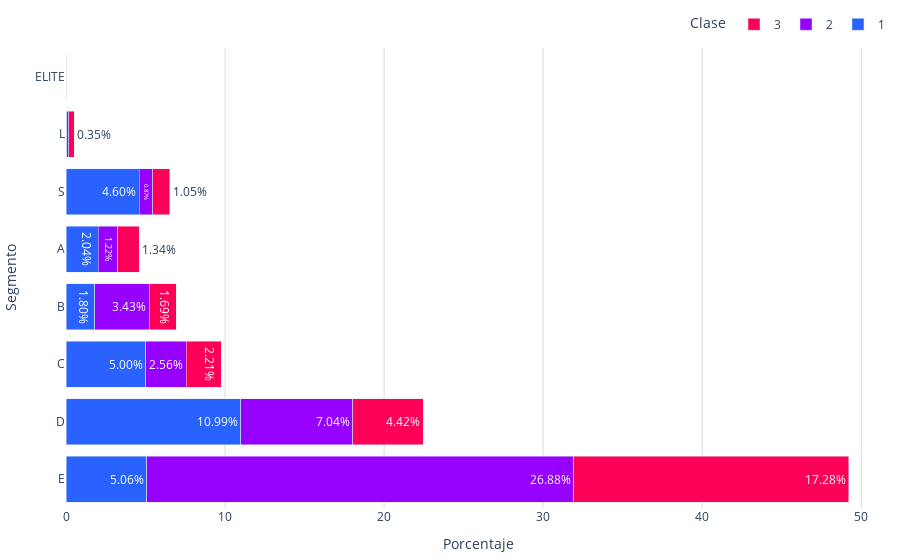

Notebook code cell kept with this figure:
### Markdown cell above
## Gráfica

### Code cell
segmentos = list(porcentajes_clase_ordenado.index)
segmentos_sorted = ['E','D','C','B','A','S','L','ELITE']  # Orden deseado 'L'
clases = porcentajes_clase_ordenado.columns # Clases como etiquetas de las series de datos
clases = ['1', '2', '3']  # Clases en el orden deseado
# Asegúrate de que todos los segmentos mencionados estén en los datos con valor 0 si no existen
for segmento in segmentos_sorted:
    if segmento not in porcentajes_clase_ordenado.index:
        porcentajes_clase_ordenado.loc[segmento] = [0] * len(clases)

# Reordenar el DataFrame para seguir el orden deseado en `segmentos_sorted`
porcentajes_clase_ordenado = porcentajes_clase_ordenado.loc[segmentos_sorted]
colores = {
    '1': '#2962ff',
    '2': '#9500ff',
    '3': '#ff0059'
}
# Almacenar las barras de cada clase
barras = []
for clase in clases:
    barras.append(go.Bar(
        y=segmentos_sorted,  # Eje y: Segmentos
        x=porcentajes_clase_ordenado[clase],  # Eje x: Porcentajes de clase
        name=f'{clase}',  # Nombre de la serie de datos
        orientation='h',  # Orientación horizontal
        text=porcentajes_clase_ordenado[clase].apply(lambda x: f'{x:.2f}%'),  # Texto con los porcentajes
        textposition='auto',  # Posición automática del texto
        marker_color=colores[clase]   # Color de las barras
    ))

fig = go.Figure(data=barras)
fig.update_layout(
    yaxis=dict(
        title='Segmento', # Título del eje y        
    ),
    legend_title="Clase",
    barmode='stack',
    legend=dict(
        orientation='h',  # Orientación horizontal de la leyenda
        yanchor='bottom',  # Anclar al borde inferior
        y=1.02,  # Colocar la leyenda justo debajo del gráfico
        xanchor='right',
        x=1
    ),
    plot_bgcolor='rgba(0,0,0,0)',  # Color de fondo del gráfico      
    xaxis=dict(
        title='Porcentaje', # Título del eje x
        gridcolor='#dddcda', # Color de las líneas que dividen los rangos del eje Y
        gridwidth=1,
    ),  
    margin=dict(l=10, r=10, t=10, b=10)  # Ajusta los márgenes (left, right, top, bottom)
)

fig.show()

### Figure 1 — Plotly figure (JSON) as saved in the notebook; plotly's stock layout.template omitted (floating-point values rounded to 4 significant figures)
{"data": [{"marker": {"color": "#2962ff"}, "name": "1", "orientation": "h", "text": ["5.06%", "10.99%", "5.00%", "1.80%", "2.04%", "4.60%", "0.06%", "0.00%"], "textposition": "auto", "type": "bar", "x": [5.061, 10.99, 5.003, 1.803, 2.036, 4.596, 0.05817, 0], "y": ["E", "D", "C", "B", "A", "S", "L", "ELITE"]}, {"marker": {"color": "#9500ff"}, "name": "2", "orientation": "h", "text": ["26.88%", "7.04%", "2.56%", "3.43%", "1.22%", "0.87%", "0.12%", "0.00%"], "textposition": "auto", "type": "bar", "x": [26.88, 7.039, 2.56, 3.432, 1.222, 0.8726, 0.1163, 0], "y": ["E", "D", "C", "B", "A", "S", "L", "ELITE"]}, {"marker": {"color": "#ff0059"}, "name": "3", "orientation": "h", "text": ["17.28%", "4.42%", "2.21%", "1.69%", "1.34%", "1.05%", "0.35%", "0.00%"], "textposition": "auto", "type": "bar", "x": [17.28, 4.421, 2.211, 1.687, 1.338, 1.047, 0.349, 0], "y": ["E", "D", "C", "B", "A", "S", "L", "ELITE"]}], "layout": {"barmode": "stack", "legend": {"orientation": "h", "title": {"text": "Clase"}, "x": 1, "xanchor": "right", "y": 1.02, "yanchor": "bottom"}, "margin": {"b": 10, "l": 10, "r": 10, "t": 10}, "plot_bgcolor": "rgba(0,0,0,0)", "xaxis": {"gridcolor": "#dddcda", "gridwidth": 1, "title": {"text": "Porcentaje"}}, "yaxis": {"title": {"text": "Segmento"}}}}
